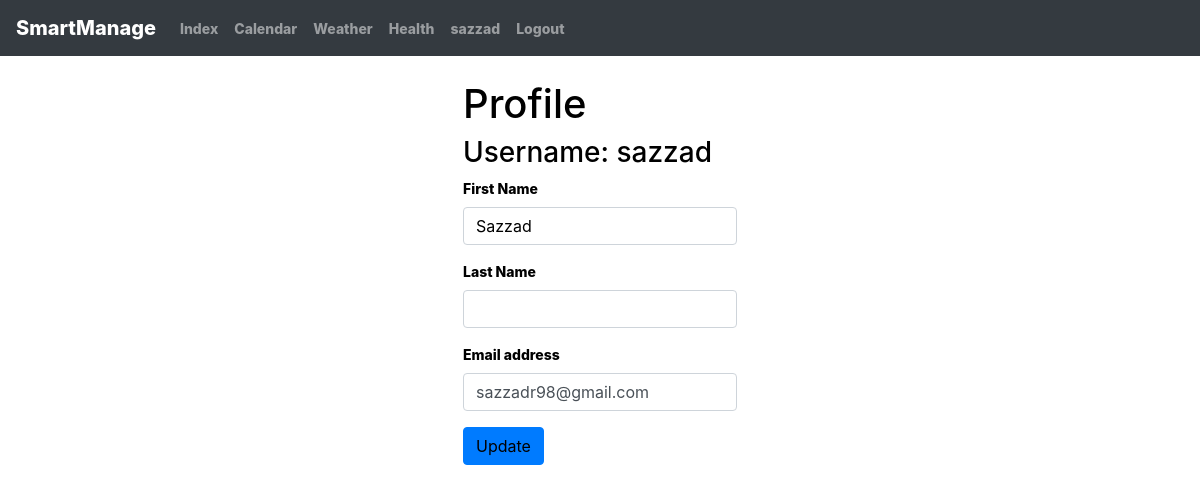
The page /profile/ (signed in) on the database its author committed.
### manCal/models.py (models this page shows)
class CustomUser(AbstractUser):
    email = models.EmailField()

### manCal/views.py (the view, shortened to what this page needs)
# urls.py: path('profile/', views.profileView, name='profile'),
@login_required
def profileView(request):
    context = {
    }
    return render(request, "profile.html", context)

### manCal/templates/profile.html (shortened to what this page needs)
{% extends "base.html" %}
{% load static %}
{% block content %}
<div class="d-flex justify-content-center p-4 bd-highlight ">
    <form method= 'POST' action= {% url 'manCal:profile' %} >
    <h1>Profile</h1>
    <h3>Username: {{user.username}}</h3>
        <div class="form-group ">
            <label for="exampleInputEmail1">First Name</label>
            <input type="text" class="form-control" name="first_name" value={{user.first_name}} >
        </div>
        <div class="form-group">
            <label for="exampleInputEmail1">Last Name</label>
            <input type="text" class="form-control" name = "last_name" value={{user.last_name}}>
        </div>
        <div class="form-group">
            <label for="exampleInputEmail1">Email address</label>
            <input type="email" class="form-control" name= "email" value= {{user.email}} >
        </div>
        <button type="submit" class="btn btn-primary">Update</button>
    </form>
</div>
{% endblock content %}

### manCal/templates/base.html (shortened to what this page needs)
{% load static %}
<!DOCTYPE html>
<html lang="en">
    <head>
        <link rel="stylesheet" href="https://maxcdn.bootstrapcdn.com/bootstrap/4.0.0/css/bootstrap.min.css">
        <link rel="stylesheet" href="https://use.fontawesome.com/releases/v5.0.10/css/all.css">
        <link rel="stylesheet" type="text/css" href="{% static 'css/style.css' %}">
    </head>
    <body>
        <nav class="navbar navbar-expand-lg navbar-dark bg-dark">
        <a class="navbar-brand" href="{% url 'home' %}">SmartManage</a>
        <div class="collapse navbar-collapse" id="navbarNav">
            {% if user.is_authenticated %}
            <ul class="navbar-nav ">
                <li class="nav-item ">
                    <a class="nav-link" href="{% url 'manCal:index' %}">Index</a>
                </li>
                <li class="nav-item">
                    <a class="nav-link" href="{% url 'manCal:calendar' %}">Calendar</a>
                </li>
                <li class="nav-item">
                    <a class="nav-link" href="{% url 'manCal:weather' %}">Weather</a>
                </li>
                <li class="nav-item">
                    <a class="nav-link" href="{% url 'manCal:health' %}">Health</a>
                </li>
                <li class="nav-item">
                    <a class="nav-link" href="{% url 'manCal:profile' %}">{{user}}</a>
                </li>
                <li class="nav-item">
                    <a class="nav-link" href="{% url 'logout' %}">Logout</a>
                </li>
            </ul>
            {% endif %}
        </div>
        </nav>
        {% block content %}
        {% endblock content %}
    </body>
</html>

### manCal/static/css/style.css (style rules this page uses)
ul, li { list-style-type: none; }
button { padding: 3px; }
a, button[type="submit"], input[type=text] { color: black; text-decoration: none; -webkit-transition: all 400ms ease-in-out; -moz-transition: all 400ms ease-in-out; -o-transition: all 400ms ease-in-out; -ms-transition: all 400ms ease-in-out; transition: all 400ms ease-in-out }

### manCal/templates/base.html (style rules this page uses)
body { font-weight: 800; font-size: 14px; color: black; }

### rows shown on the page
CustomUser: username "sazzad", first_name "Sazzad", email "sazzadr98@gmail.com"
